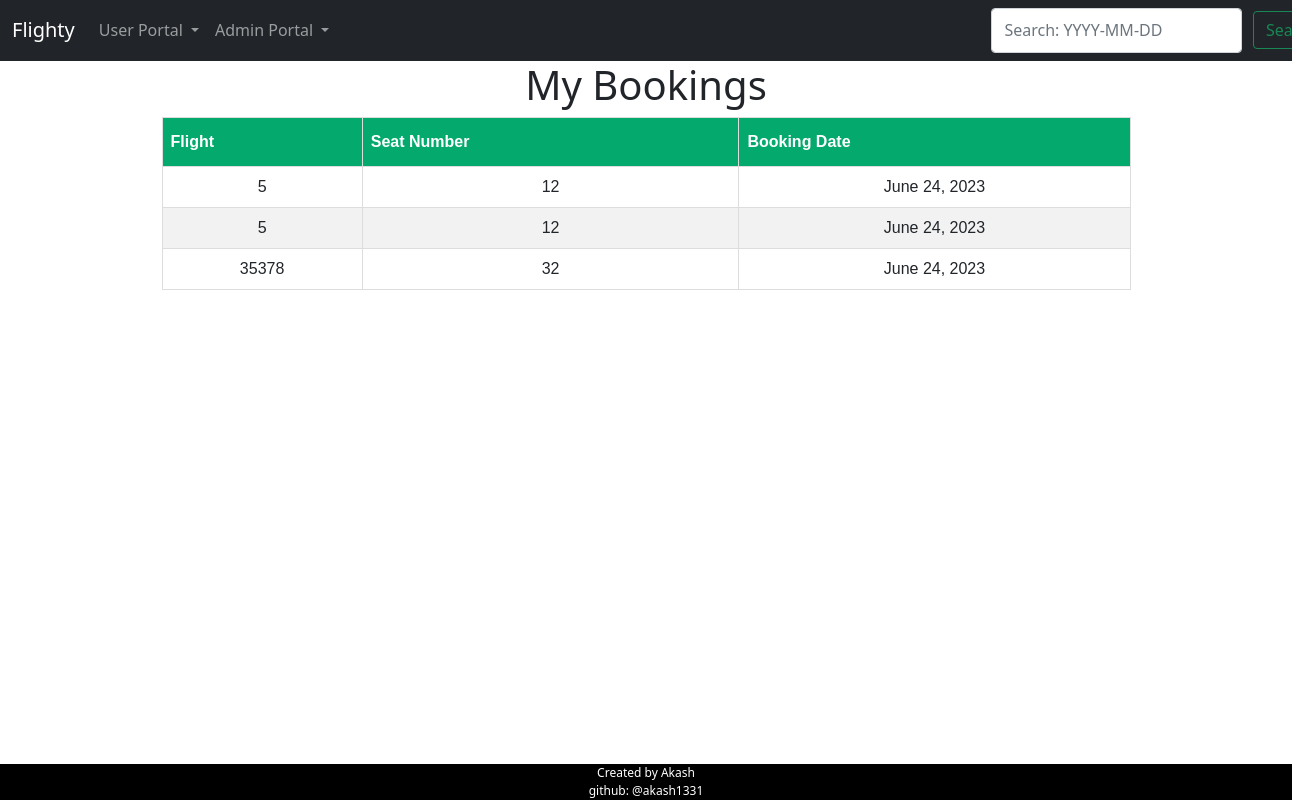
Before: /my-booking/ (signed in) with the older database file.
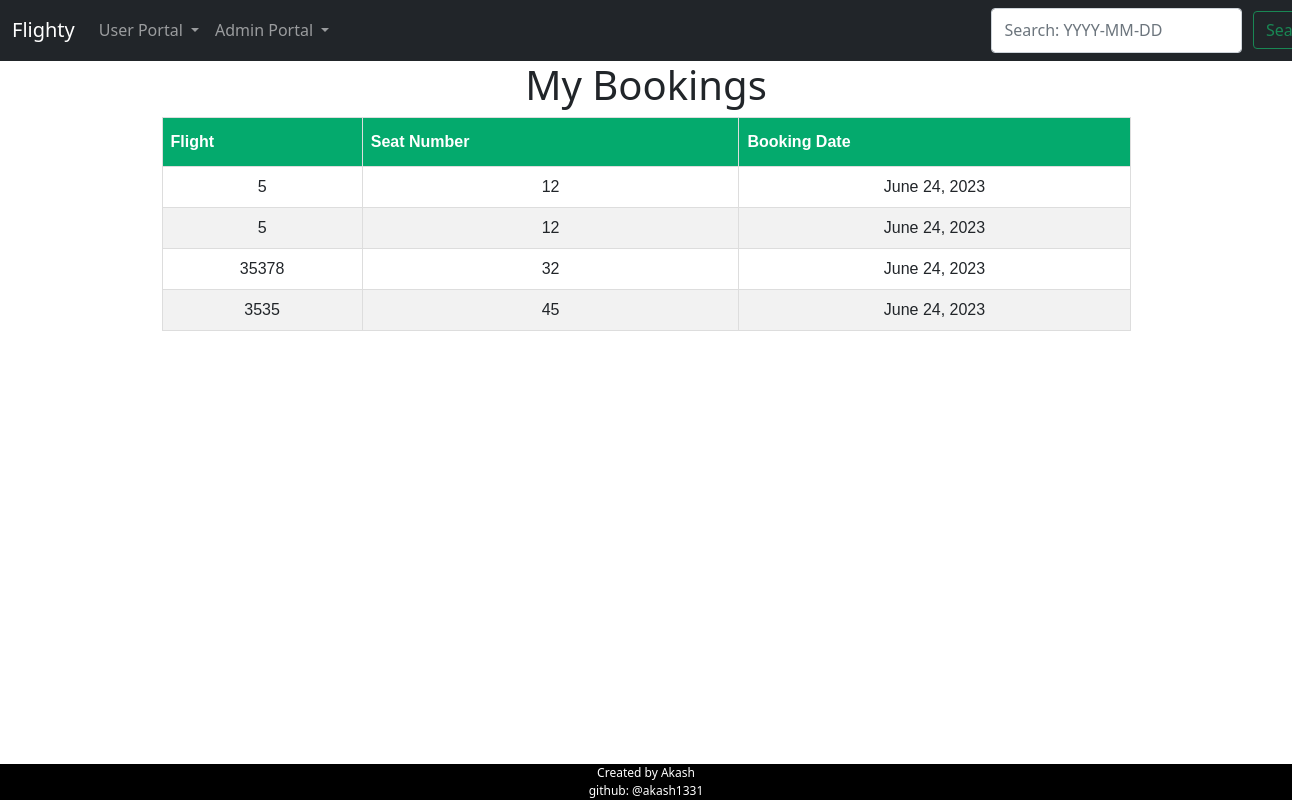
After: the same page with the newer database file.
### ftb/models.py (models this page shows)
class Booking(models.Model):
    userid = models.IntegerField(null=True)
    flight = models.ForeignKey(Flight, on_delete=models.CASCADE)
    passenger_name = models.CharField(max_length=100,null=True)
    seat_number = models.CharField(max_length=10,null=True)
    username=models.CharField(max_length=200,null=True)
    booking_date = models.DateField()

class Flight(models.Model):
    flight_number = models.CharField(max_length=10,null=True)
    flight_name = models.CharField(max_length=100,null=True)
    origin = models.CharField(max_length=100,null=True)
    destination = models.CharField(max_length=100,null=True)
    departure_date = models.DateField()
    departure_time = models.TimeField(null=True)
    price = models.DecimalField(max_digits=10, decimal_places=2,null=True)
    available_seats = models.IntegerField(default=60)
    def __str__(self):
        return self.flight_number

### ftb/views.py (the view)
# urls.py: path('my-booking/',my_booking, name='my_booking'),
def my_booking(request):
    bookings = Booking.objects.filter(userid=request.user.id)
    return render(request, 'booking/my_booking.html', {'bookings': bookings})

### ftb/templates/booking/my_booking.html
<!DOCTYPE html>
{% extends 'booking/base.html' %}
{% block content %}
  <h1>My Bookings</h1>
  {% if bookings %}
    <table id="customers">
      <thead>
        <tr>
          <th>Flight</th>
          <th>Seat Number</th>
          <th>Booking Date</th>
        </tr>
      </thead>
      <tbody>
        {% for booking in bookings %}
          <tr>
            <td>{{ booking.flight }}</td>
            <td>{{ booking.seat_number }}</td>
            <td>{{ booking.booking_date }}</td>
          </tr>
        {% endfor %}
      </tbody>
    </table>
  {% else %}
    <p>No bookings found.</p>
  {% endif %}
{% endblock %}

Changed rows visible on the page:
added Booking: flight "3535", seat_number "45", booking_date "June 24, 2023"
